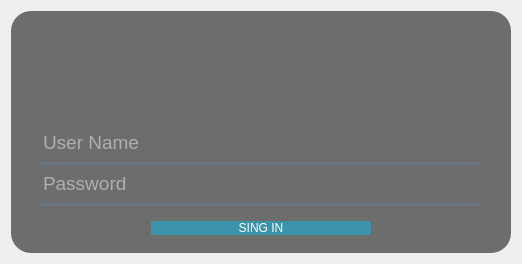
             <widget class="QWidget" name="page_16">
              <layout class="QHBoxLayout" name="horizontalLayout_34">
               <item>
                <widget class="QFrame" name="frame_29">
                 <property name="minimumSize">
                  <size>
                   <width>500</width>
                   <height>0</height>
                  </size>
                 </property>
                 <property name="maximumSize">
                  <size>
                   <width>500</width>
                   <height>500</height>
                  </size>
                 </property>
                 <property name="layoutDirection">
                  <enum>Qt::LeftToRight</enum>
                 </property>
                 <property name="styleSheet">
                  <string notr="true">QFrame{
	background-color: rgb(109, 109, 109);
	border-radius: 20px;
}</string>
                 </property>
                 <property name="frameShape">
                  <enum>QFrame::StyledPanel</enum>
                 </property>
                 <property name="frameShadow">
                  <enum>QFrame::Raised</enum>
                 </property>
                 <layout class="QVBoxLayout" name="verticalLayout_8">
                  <property name="leftMargin">
                   <number>30</number>
                  </property>
                  <property name="rightMargin">
                   <number>30</number>
                  </property>
                  <item>
                   <widget class="QFrame" name="frame_35">
                    <property name="maximumSize">
                     <size>
                      <width>16777215</width>
                      <height>30</height>
                     </size>
                    </property>
                    <property name="frameShape">
                     <enum>QFrame::StyledPanel</enum>
                    </property>
                    <property name="frameShadow">
                     <enum>QFrame::Raised</enum>
                    </property>
                    <layout class="QHBoxLayout" name="horizontalLayout_35">
                     <property name="spacing">
                      <number>0</number>
                     </property>
                     <property name="leftMargin">
                      <number>0</number>
                     </property>
                     <property name="topMargin">
                      <number>0</number>
                     </property>
                     <property name="rightMargin">
                      <number>0</number>
                     </property>
                     <property name="bottomMargin">
                      <number>0</number>
                     </property>
                     <item>
                      <spacer name="horizontalSpacer_18">
                       <property name="orientation">
                        <enum>Qt::Horizontal</enum>
                       </property>
                       <property name="sizeHint" stdset="0">
                        <size>
                         <width>40</width>
                         <height>20</height>
                        </size>
                       </property>
                      </spacer>
                     </item>
                     <item>
                      <widget class="QPushButton" name="close">
                       <property name="minimumSize">
                        <size>
                         <width>0</width>
                         <height>30</height>
                        </size>
                       </property>
                       <property name="maximumSize">
                        <size>
                         <width>30</width>
                         <height>30</height>
                        </size>
                       </property>
                       <property name="styleSheet">
                        <string notr="true">	background-color: rgb(109, 109, 109);
</string>
                       </property>
                       <property name="text">
                        <string/>
                       </property>
                       <property name="icon">
                        <iconset>
                         <normaloff>../Gerenciador/penDriver/controle - toner/icon/vcsconflicting_93497.png</normaloff>../Gerenciador/penDriver/controle - toner/icon/vcsconflicting_93497.png</iconset>
                       </property>
                       <property name="iconSize">
                        <size>
                         <width>30</width>
                         <height>30</height>
                        </size>
                       </property>
                       <property name="flat">
                        <bool>true</bool>
                       </property>
                      </widget>
                     </item>
                    </layout>
                   </widget>
                  </item>
                  <item>
                   <widget class="QFrame" name="frame_31">
                    <property name="maximumSize">
                     <size>
                      <width>16777215</width>
                      <height>30</height>
                     </size>
                    </property>
                    <property name="frameShape">
                     <enum>QFrame::StyledPanel</enum>
                    </property>
                    <property name="frameShadow">
                     <enum>QFrame::Raised</enum>
                    </property>
                    <layout class="QHBoxLayout" name="horizontalLayout_31">
                     <property name="leftMargin">
                      <number>0</number>
                     </property>
                     <property name="topMargin">
                      <number>0</number>
                     </property>
                     <property name="rightMargin">
                      <number>0</number>
                     </property>
                     <property name="bottomMargin">
                      <number>0</number>
                     </property>
                     <item>
                      <widget class="QLabel" name="label_20">
                       <property name="styleSheet">
                        <string notr="true">font: 63 14pt &quot;Yu Gothic UI Semibold&quot;;
color: rgb(193, 193, 0);</string>
                       </property>
                       <property name="text">
                        <string/>
                       </property>
                       <property name="alignment">
                        <set>Qt::AlignCenter</set>
                       </property>
                      </widget>
                     </item>
                    </layout>
                   </widget>
                  </item>
                  <item>
                   <widget class="QFrame" name="frame_33">
                    <property name="frameShape">
                     <enum>QFrame::StyledPanel</enum>
                    </property>
                    <property name="frameShadow">
                     <enum>QFrame::Raised</enum>
                    </property>
                    <layout class="QHBoxLayout" name="horizontalLayout_32">
                     <property name="bottomMargin">
                      <number>25</number>
                     </property>
                     <item>
                      <widget class="QLabel" name="label_21">
                       <property name="maximumSize">
                        <size>
                         <width>120</width>
                         <height>120</height>
                        </size>
                       </property>
                       <property name="text">
                        <string/>
                       </property>
                       <property name="pixmap">
                        <pixmap>../Gerenciador/penDriver/controle - toner/icon/masculine-user-with-suit-tie-and-locked-padlock_icon-icons.com_68295.png</pixmap>
                       </property>
                       <property name="scaledContents">
                        <bool>true</bool>
                       </property>
                      </widget>
                     </item>
                    </layout>
                   </widget>
                  </item>
                  <item>
                   <widget class="QLineEdit" name="user">
                    <property name="font">
                     <font>
                      <family>Tahoma</family>
                      <pointsize>14</pointsize>
                     </font>
                    </property>
                    <property name="styleSheet">
                     <string notr="true">border: none;
background-color: rgba(0, 0, 0, 0);
border-bottom: 3px solid rgba(105, 118, 132, 255);
color: rgba(255, 255, 255, 230);
padding-bottom: 7px;</string>
                    </property>
                    <property name="placeholderText">
                     <string>User Name</string>
                    </property>
                   </widget>
                  </item>
                  <item>
                   <widget class="QLineEdit" name="key">
                    <property name="font">
                     <font>
                      <family>Tahoma</family>
                      <pointsize>14</pointsize>
                     </font>
                    </property>
                    <property name="styleSheet">
                     <string notr="true">border: none;
background-color: rgba(0, 0, 0, 0);
border-bottom: 3px solid rgba(105, 118, 132, 255);
color: rgba(255, 255, 255, 230);
padding-bottom: 7px;</string>
                    </property>
                    <property name="echoMode">
                     <enum>QLineEdit::Password</enum>
                    </property>
                    <property name="placeholderText">
                     <string>Password</string>
                    </property>
                   </widget>
                  </item>
                  <item>
                   <widget class="QFrame" name="frame_34">
                    <property name="frameShape">
                     <enum>QFrame::StyledPanel</enum>
                    </property>
                    <property name="frameShadow">
                     <enum>QFrame::Raised</enum>
                    </property>
                    <layout class="QHBoxLayout" name="horizontalLayout_33">
                     <item>
                      <widget class="QPushButton" name="entrar">
                       <property name="maximumSize">
                        <size>
                         <width>220</width>
                         <height>60</height>
                        </size>
                       </property>
                       <property name="styleSheet">
                        <string notr="true">QPushButton{
	border-radius: 8px;
	background-color: rgb(59, 147, 170);
	color: rgb(255, 255, 255);
	font: 63 12pt &quot;Yu Gothic UI Semibold&quot;;
}
QPushButton:hover{
	background-color: rgb(79, 167, 200);
	color: rgb(255, 255, 255);
}
QPushButton:pressed{
	background-color: rgb(109, 109, 109);
	color: rgb(255, 255, 255);
}</string>
                       </property>
                       <property name="text">
                        <string>SING IN</string>
                       </property>
                       <property name="autoDefault">
                        <bool>true</bool>
                       </property>
                       <property name="default">
                        <bool>true</bool>
                       </property>
                      </widget>
                     </item>
                    </layout>
                   </widget>
                  </item>
                 </layout>
                </widget>
               </item>
              </layout>
             </widget>
